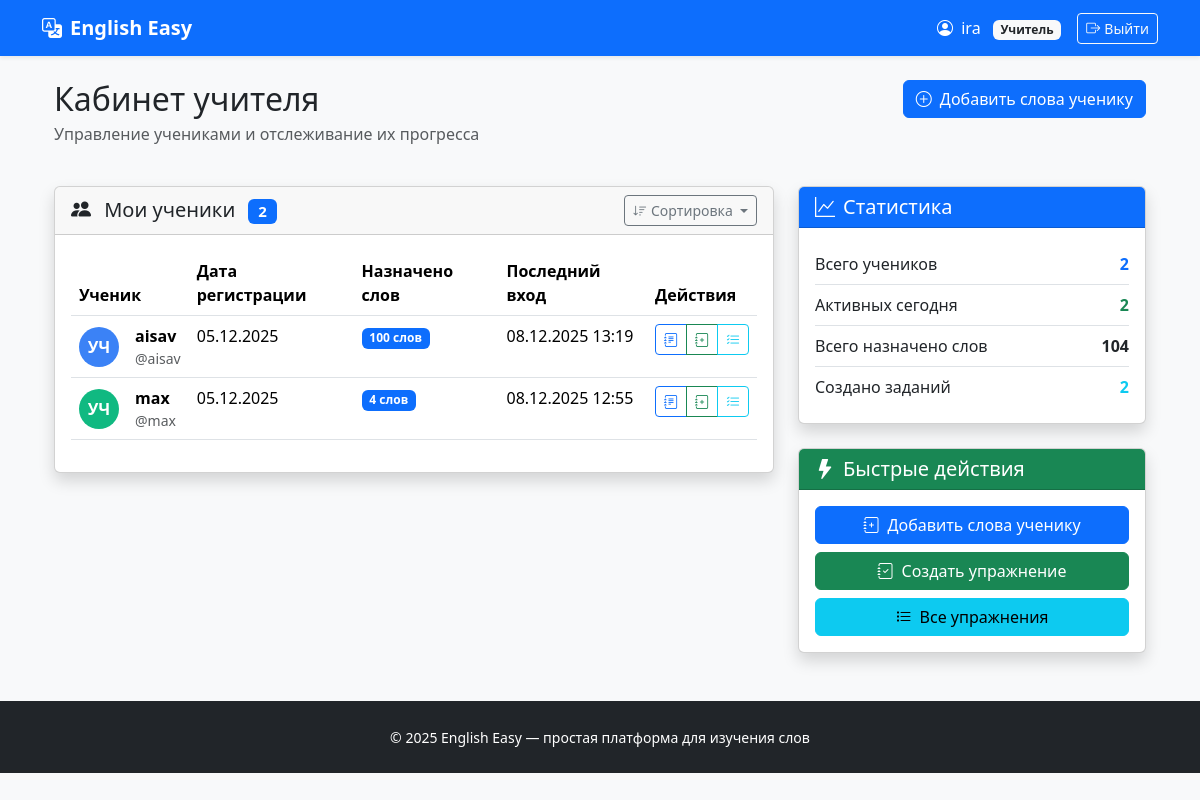
The page /dashboard/teacher/ (signed in) on the database as committed earlier.
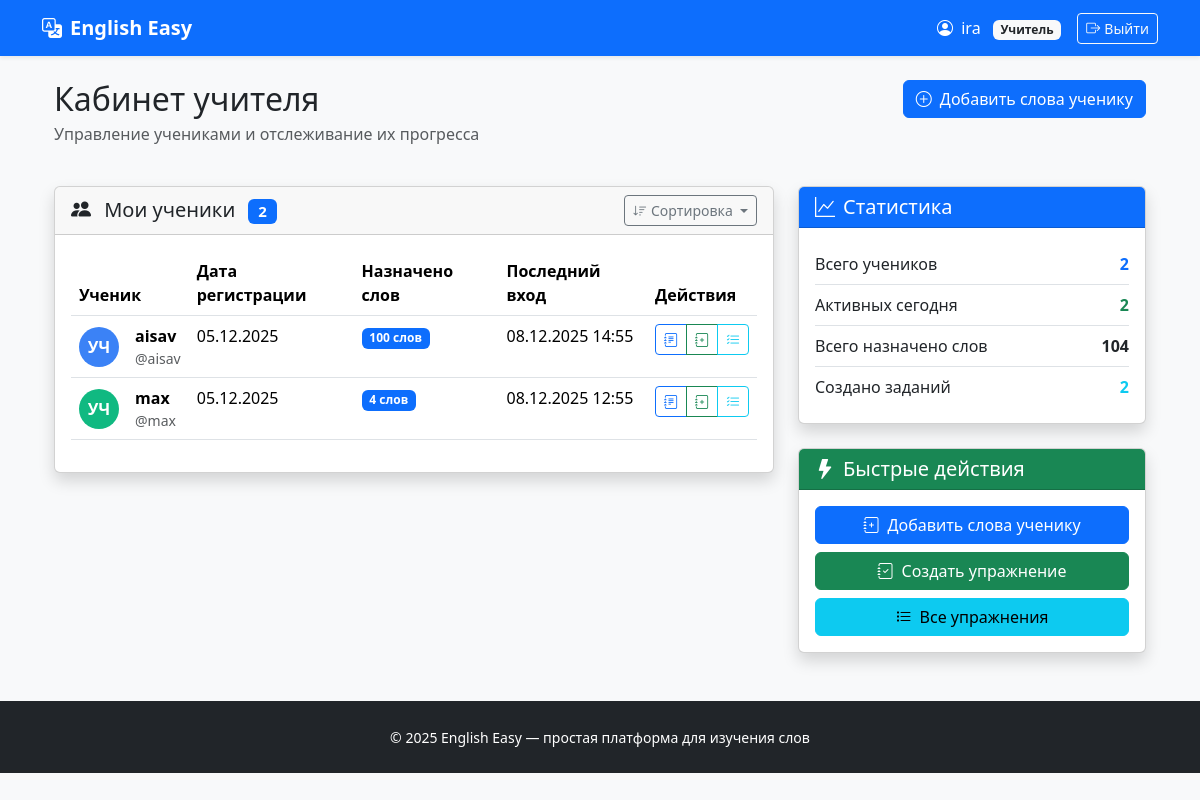
The same page on the database as committed later.
### users/models.py (models this page shows, shortened)
class User(AbstractUser):
    ROLE_CHOICES = (
        ('teacher', 'Учитель'),
        ('student', 'Ученик'),
    )
    role = models.CharField(max_length=10, choices=ROLE_CHOICES, default='student')
    def is_teacher(self):
        return self.role == 'teacher'

### dashboard/views.py (the view)
# urls.py: path('teacher/', views.teacher_dashboard, name='teacher'),
@login_required
def teacher_dashboard(request):
    if not request.user.is_teacher():
        return redirect('dashboard:home')
    students = User.objects.filter(role='student')
    total_words = 0
    active_today_count = 0
    today = date.today()
    for student in students:
        total_words += student.assigned_words.count()
        if student.last_login and student.last_login.date() == today:
            active_today_count += 1
    context = {
        'students': students,
        'total_words': total_words,
        'active_today_count': active_today_count,
        'today': today,
    }
    return render(request, 'dashboard/teacher.html', context)

### dashboard/templates/dashboard/teacher.html (shortened to what the changed rows need)
{% extends 'base.html' %}
{% block content %}
    <div class="container-fluid mt-4">
        <div class="row mb-4">
            <div class="col">
                <h1 class="h2 mb-1">Кабинет учителя</h1>
            </div>
        </div>
        {% if students %}
            <div class="row">
                <div class="col-md-8">
                    <div class="card shadow">
                        <div class="card-body">
                            <div class="table-responsive">
                                <table class="table table-hover" id="studentsTable">
                                    <thead>
                                    <tr>
                                        <th>Ученик</th>
                                        <th>Дата регистрации</th>
                                        <th>Назначено слов</th>
                                        <th>Последний вход</th>
                                        <th>Действия</th>
                                    </tr>
                                    </thead>
                                    <tbody>
                                    {% for student in students %}
                                        <tr>
                                            <td>
                                                <div class="d-flex align-items-center">
                                                    <div class="avatar-circle me-3"
                                                         style="background-color: {% cycle '#3B82F6' '#10B981' '#F59E0B' '#EF4444' '#8B5CF6' %}; width: 40px; height: 40px;">
                                                <span class="avatar-text" style="font-size: 1rem;">
                                                    {{ student.first_name|first|default:"У" }}{{ student.last_name|first|default:"Ч" }}
                                                </span>
                                                    </div>
                                                    <div>
                                                        <strong>{{ student.get_full_name|default:student.username }}</strong>
                                                        <div class="text-muted small">@{{ student.username }}</div>
                                                    </div>
                                                </div>
                                            </td>
                                            <td>{{ student.date_joined|date:"d.m.Y" }}</td>
                                            <td>
                                        <span class="badge bg-primary">
                                            {{ student.assigned_words.count }} слов
                                        </span>
                                            </td>
                                            <td>
                                                {% if student.last_login %}
                                                    {{ student.last_login|date:"d.m.Y H:i" }}
                                                {% else %}
                                                    <span class="text-muted">Еще не входил</span>
                                                {% endif %}
                                            </td>
                                            <td>
                                                <div class="btn-group btn-group-sm">
                                                    <a href="{% url 'vocabulary:teacher_panel' student.id %}"
                                                       class="btn btn-outline-primary" title="Управление словами">
                                                        <i class="bi bi-journal-text"></i>
                                                    </a>
                                                    <a href="{% url 'exercises:select_type_for_student' student.id %}"
                                                       class="btn btn-outline-success" title="Создать задание">
                                                        <i class="bi bi-journal-plus"></i>
                                                    </a>
                                                    <a href="{% url 'exercises:teacher_exercises_for_student' student.id %}"
                                                       class="btn btn-outline-info" title="Просмотр заданий">
                                                        <i class="bi bi-list-check"></i>
                                                    </a>
                                                </div>
                                            </td>
                                        </tr>
                                    {% endfor %}
                                    </tbody>
                                </table>
                            </div>
                        </div>
                    </div>
                </div>
            </div>
        {% endif %}
    </div>
{% endblock %}

Rows that differ between the two databases and show on the page:
changed User "aisav": last_login "08.12.2025 13:19" → "08.12.2025 14:55"
